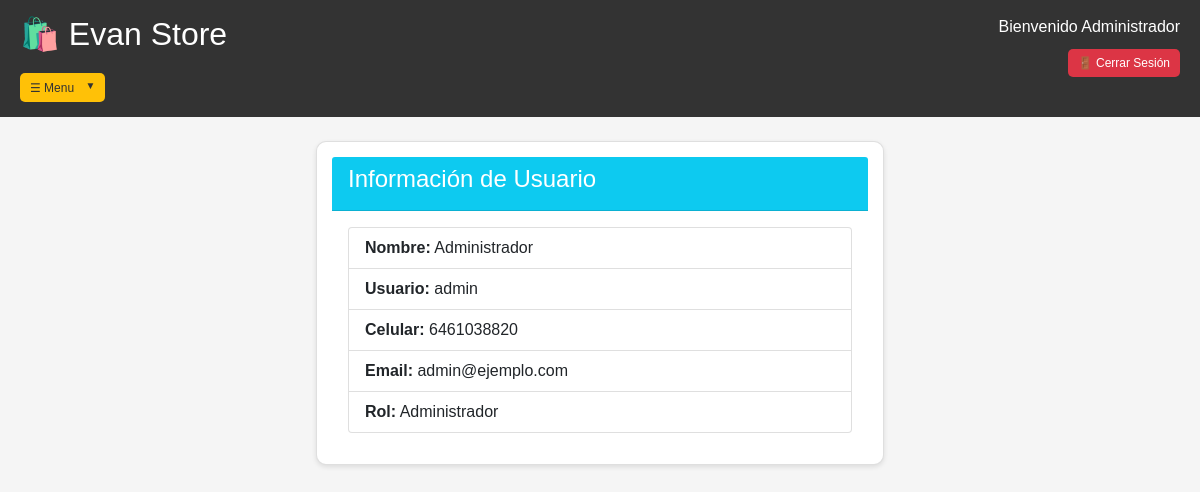
The page /perfil (signed in) on the database its author committed.
### models.py (models this page shows, shortened)
class Usuario(UserMixin, db.Model):
    id = db.Column(db.Integer, primary_key=True)
    nombre = db.Column(db.String(100), nullable=False)
    usuario = db.Column(db.String(80), unique=True, nullable=False)
    celular = db.Column(db.String(20), nullable=False)
    email = db.Column(db.String(120), unique=True, nullable=False)
    password_hash = db.Column(db.String(255), nullable=False)
    es_admin = db.Column(db.Boolean, default=False)
    fecha_registro = db.Column(db.DateTime, default=datetime.utcnow)

### app.py (the view)
@app.route('/perfil')
@login_required
def perfil():
    return render_template('perfil.html', usuario=current_user)

### app.py (called while the page is built)
@login_manager.user_loader
def load_user(user_id):
    return Usuario.query.get(int(user_id))

### templates/perfil.html (shortened to what this page needs)
<!DOCTYPE html>
<html lang="es">
<head>
    <link href="https://cdn.jsdelivr.net/npm/bootstrap@5.1.3/dist/css/bootstrap.min.css" rel="stylesheet">
<link rel="stylesheet" href="{{ url_for('static', filename='style.css') }}">
</head>
<body>
    {% include 'navbar.html' %}
    <div class="container mt-4">
        <div class="row justify-content-center">
            <div class="col-md-6">
                <div class="card">
                    <div class="card-header bg-info text-white">
                        <h4>Información de Usuario</h4>
                    </div>
                    <div class="card-body">
                        <ul class="list-group">
                            <li class="list-group-item"><strong>Nombre:</strong> {{ usuario.nombre }}</li>
                            <li class="list-group-item"><strong>Usuario:</strong> {{ usuario.usuario }}</li>
                            <li class="list-group-item"><strong>Celular:</strong> {{ usuario.celular }}</li>
                            <li class="list-group-item"><strong>Email:</strong> {{ usuario.email }}</li>
                            <li class="list-group-item"><strong>Rol:</strong>
                                {% if usuario.es_admin %}
                                    Administrador
                                {% else %}
                                    Usuario Normal
                                {% endif %}
                            </li>
                        </ul>
                    </div>
                </div>
            </div>
        </div>
    </div>
</body>
</html>

### templates/navbar.html (shortened to what this page needs)
<link rel="stylesheet" href="{{ url_for('static', filename='style.css') }}">
<div class="navbar">
    <div class="logo-area">
        <h2>🛍️ Evan Store</h2>
        <div class="dropdown" style="margin-top: 10px;">
            <button class="btn btn-warning btn-sm dropdown-toggle" type="button" data-bs-toggle="dropdown">
                ☰   Menu
            </button>
        </div>
    </div>
    <div class="user-area">
        <span>Bienvenido {{ current_user.nombre }}</span>
        <a href="{{ url_for('logout') }}" class="btn btn-danger btn-sm">🚪 Cerrar Sesión</a>
    </div>
</div>

### static/style.css (style rules this page uses)
* { margin: 0;padding: 0;box-sizing: border-box; }
body { font-family: Arial, sans-serif;background: #f5f5f5;min-height: 100vh; }
.navbar { background: #333;padding: 15px 20px;display: flex;justify-content: space-between;align-items: flex-start;flex-wrap: wrap; }
.logo-area h2 { color: white; margin: 0 0 10px 0; }
.user-area { text-align: right; }
.user-area span { display: block; color: white; margin-bottom: 5px; }
.user-area .btn { margin-top: 5px; }
.btn { background: #e10707; color: white; padding: 8px 16px; border-radius: 5px; border: none; cursor: pointer; font-size: 14px; text-decoration: none; display: inline-block; }
.btn-warning { background: #ffc107; color: #333; }
.btn-danger { background: #dc3545; color: white; }
.btn-sm { padding: 5px 10px; font-size: 12px; }
.dropdown { position: relative; display: inline-block; }
.dropdown-toggle::after { display: inline-block; margin-left: 8px; content: "▼"; font-size: 10px; border: none; }
.container { max-width: 1400px; margin: 40px auto; padding: 0 20px; }
.card { border-radius: 10px; margin-bottom: 20px; background: white; padding: 15px; box-shadow: 0 2px 5px rgba(0,0,0,0.1); }

### rows shown on the page
Usuario: nombre "Administrador", usuario "admin", celular "6461038820", email "admin@ejemplo.com"
